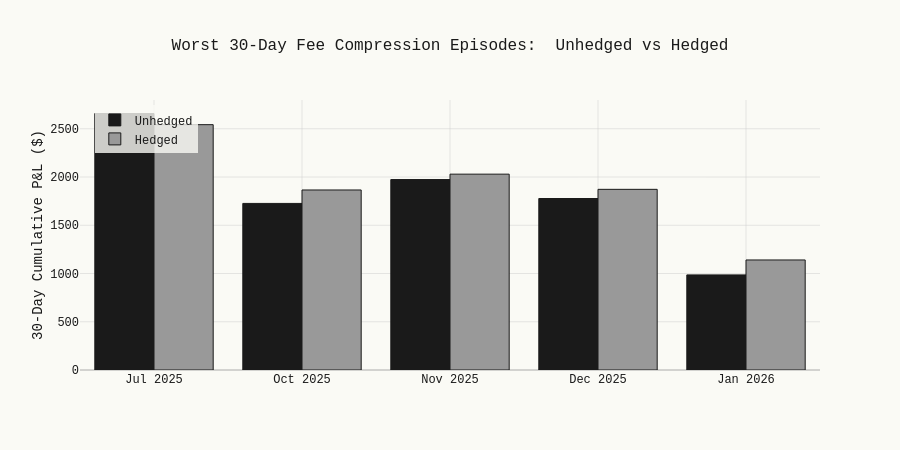

Write notebook code for a chart like this one.
### Code cell
# ── 2. Worst Fee Compression Episodes ──────────────────────────
# Rolling 30-day cumulative fee P&L drawdowns
rolling_30d_unhedged = pnl_aligned.rolling(30).sum()
rolling_30d_hedged = pnl_hedged.rolling(30).sum()

# Find worst episodes (non-overlapping, at least 30 days apart)
worst_dates = []
temp = rolling_30d_unhedged.dropna().copy()
for _ in range(5):
    if temp.empty:
        break
    worst_day = temp.idxmin()
    worst_dates.append(worst_day)
    mask_out = (temp.index >= worst_day - pd.Timedelta(days=30)) & \
               (temp.index <= worst_day + pd.Timedelta(days=30))
    temp = temp[~mask_out]

print("Top 5 Worst 30-Day Fee Compression Episodes")
print("=" * 70)
print(f"{'End Date':<14} {'Unhedged 30d P&L':>18} {'Hedged 30d P&L':>18} {'Saved':>12}")
print("-" * 70)

episode_data = []
for d in sorted(worst_dates):
    start = d - pd.Timedelta(days=29)
    mask_ep = (pnl_aligned.index >= start) & (pnl_aligned.index <= d)
    un_ep = pnl_aligned[mask_ep].sum()
    hd_ep = pnl_hedged[mask_ep].sum()
    saved = hd_ep - un_ep
    episode_data.append({"date": d, "unhedged": un_ep, "hedged": hd_ep, "saved": saved})
    print(f"{d.strftime('%Y-%m-%d'):<14} ${un_ep:>14,.0f}   ${hd_ep:>14,.0f}   ${saved:>+9,.0f}")

# ── Episode chart ──────────────────────────────────────────────
fig = make_subplots(rows=1, cols=1)
dates_ep = [e["date"].strftime("%b %Y") for e in episode_data]
un_vals = [e["unhedged"] for e in episode_data]
hd_vals = [e["hedged"] for e in episode_data]

fig.add_trace(go.Bar(
    x=dates_ep, y=un_vals, name="Unhedged",
    marker=dict(color="#1a1a1a", line=dict(color="#1a1a1a", width=1))
))
fig.add_trace(go.Bar(
    x=dates_ep, y=hd_vals, name="Hedged",
    marker=dict(color="#999999", line=dict(color="#1a1a1a", width=1))
))

fig.update_layout(
    title="Worst 30-Day Fee Compression Episodes:  Unhedged vs Hedged",
    yaxis_title="30-Day Cumulative P&L ($)",
    height=450,
    barmode="group",
    legend=dict(x=0.02, y=0.98, bgcolor="rgba(250,250,245,0.8)")
)
fig.show()

### Figure 1 — Plotly figure (JSON) as saved in the notebook; plotly's stock layout.template omitted (floating-point values rounded to 4 significant figures)
{"data": [{"marker": {"color": "#1a1a1a", "line": {"color": "#1a1a1a", "width": 1}}, "name": "Unhedged", "type": "bar", "x": ["Jul 2025", "Oct 2025", "Nov 2025", "Dec 2025", "Jan 2026"], "y": [2658.0, 1726.0, 1974.0, 1777.0, 985.7]}, {"marker": {"color": "#999999", "line": {"color": "#1a1a1a", "width": 1}}, "name": "Hedged", "type": "bar", "x": ["Jul 2025", "Oct 2025", "Nov 2025", "Dec 2025", "Jan 2026"], "y": [2542.0, 1866.0, 2030.0, 1872.0, 1140.0]}], "layout": {"barmode": "group", "height": 450, "legend": {"bgcolor": "rgba(250,250,245,0.8)", "x": 0.02, "y": 0.98}, "title": {"text": "Worst 30-Day Fee Compression Episodes:  Unhedged vs Hedged"}, "xaxis": {"anchor": "y", "domain": [0, 1]}, "yaxis": {"anchor": "x", "domain": [0, 1], "title": {"text": "30-Day Cumulative P&L ($)"}}}}
